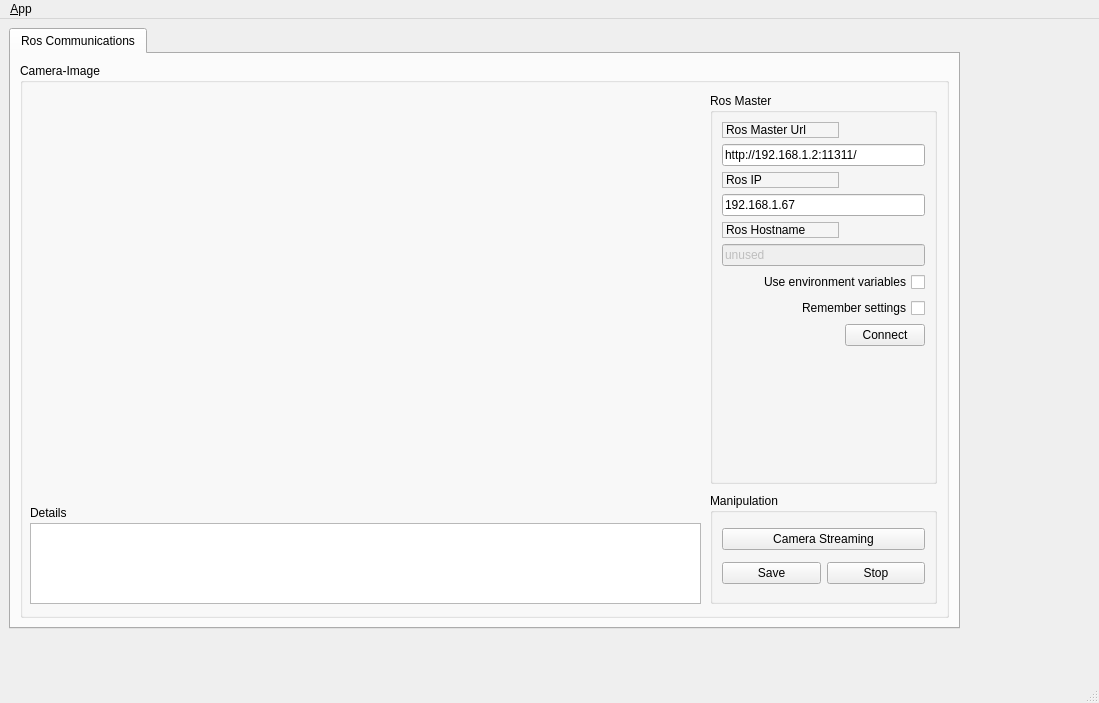
<?xml version="1.0" encoding="UTF-8"?>
<ui version="4.0">
 <class>MainWindowDesign</class>
 <widget class="QMainWindow" name="MainWindowDesign">
  <property name="geometry">
   <rect>
    <x>0</x>
    <y>0</y>
    <width>1099</width>
    <height>703</height>
   </rect>
  </property>
  <property name="windowTitle">
   <string>QRosApp</string>
  </property>
  <property name="windowIcon">
   <iconset resource="../resources/images.qrc">
    <normaloff>:/images/icon.png</normaloff>:/images/icon.png</iconset>
  </property>
  <property name="locale">
   <locale language="English" country="Australia"/>
  </property>
  <widget class="QWidget" name="centralwidget">
   <widget class="QTabWidget" name="tab_manager">
    <property name="geometry">
     <rect>
      <x>9</x>
      <y>9</y>
      <width>951</width>
      <height>601</height>
     </rect>
    </property>
    <property name="minimumSize">
     <size>
      <width>100</width>
      <height>0</height>
     </size>
    </property>
    <property name="locale">
     <locale language="English" country="Australia"/>
    </property>
    <property name="currentIndex">
     <number>0</number>
    </property>
    <widget class="QWidget" name="tab_status">
     <attribute name="title">
      <string>Ros Communications</string>
     </attribute>
     <layout class="QVBoxLayout" name="verticalLayout_2">
      <item>
       <widget class="QGroupBox" name="groupBox_12">
        <property name="sizePolicy">
         <sizepolicy hsizetype="MinimumExpanding" vsizetype="Preferred">
          <horstretch>0</horstretch>
          <verstretch>0</verstretch>
         </sizepolicy>
        </property>
        <property name="title">
         <string>Camera-Image</string>
        </property>
        <widget class="QListView" name="view_logging">
         <property name="geometry">
          <rect>
           <x>10</x>
           <y>460</y>
           <width>671</width>
           <height>81</height>
          </rect>
         </property>
        </widget>
        <widget class="QLabel" name="label_4">
         <property name="geometry">
          <rect>
           <x>10</x>
           <y>440</y>
           <width>101</width>
           <height>20</height>
          </rect>
         </property>
         <property name="text">
          <string>Details</string>
         </property>
        </widget>
        <widget class="QGroupBox" name="groupBox_2">
         <property name="geometry">
          <rect>
           <x>690</x>
           <y>30</y>
           <width>227</width>
           <height>391</height>
          </rect>
         </property>
         <property name="title">
          <string>Ros Master</string>
         </property>
         <layout class="QGridLayout" name="gridLayout">
          <item row="5" column="0" colspan="2">
           <widget class="QLineEdit" name="line_edit_topic">
            <property name="enabled">
             <bool>false</bool>
            </property>
            <property name="text">
             <string>unused</string>
            </property>
           </widget>
          </item>
          <item row="9" column="1">
           <widget class="QPushButton" name="button_connect">
            <property name="enabled">
             <bool>true</bool>
            </property>
            <property name="sizePolicy">
             <sizepolicy hsizetype="MinimumExpanding" vsizetype="Fixed">
              <horstretch>0</horstretch>
              <verstretch>0</verstretch>
             </sizepolicy>
            </property>
            <property name="toolTip">
             <string>Set the target to the current joint trajectory state.</string>
            </property>
            <property name="statusTip">
             <string>Clear all waypoints and set the target to the current joint trajectory state.</string>
            </property>
            <property name="text">
             <string>Connect</string>
            </property>
           </widget>
          </item>
          <item row="6" column="0" colspan="2">
           <widget class="QCheckBox" name="checkbox_use_environment">
            <property name="layoutDirection">
             <enum>Qt::RightToLeft</enum>
            </property>
            <property name="text">
             <string>Use environment variables</string>
            </property>
           </widget>
          </item>
          <item row="7" column="0" colspan="2">
           <widget class="QCheckBox" name="checkbox_remember_settings">
            <property name="layoutDirection">
             <enum>Qt::RightToLeft</enum>
            </property>
            <property name="text">
             <string>Remember settings</string>
            </property>
           </widget>
          </item>
          <item row="1" column="0" colspan="2">
           <widget class="QLineEdit" name="line_edit_master">
            <property name="text">
             <string>http://192.168.1.2:11311/</string>
            </property>
           </widget>
          </item>
          <item row="4" column="0">
           <widget class="QLabel" name="label_3">
            <property name="frameShape">
             <enum>QFrame::StyledPanel</enum>
            </property>
            <property name="frameShadow">
             <enum>QFrame::Raised</enum>
            </property>
            <property name="text">
             <string>Ros Hostname</string>
            </property>
           </widget>
          </item>
          <item row="9" column="0">
           <spacer name="horizontalSpacer">
            <property name="orientation">
             <enum>Qt::Horizontal</enum>
            </property>
            <property name="sizeHint" stdset="0">
             <size>
              <width>170</width>
              <height>21</height>
             </size>
            </property>
           </spacer>
          </item>
          <item row="10" column="0">
           <spacer name="verticalSpacer">
            <property name="orientation">
             <enum>Qt::Vertical</enum>
            </property>
            <property name="sizeHint" stdset="0">
             <size>
              <width>20</width>
              <height>40</height>
             </size>
            </property>
           </spacer>
          </item>
          <item row="0" column="0">
           <widget class="QLabel" name="label_1">
            <property name="frameShape">
             <enum>QFrame::StyledPanel</enum>
            </property>
            <property name="frameShadow">
             <enum>QFrame::Raised</enum>
            </property>
            <property name="text">
             <string>Ros Master Url</string>
            </property>
           </widget>
          </item>
          <item row="2" column="0">
           <widget class="QLabel" name="label_2">
            <property name="frameShape">
             <enum>QFrame::StyledPanel</enum>
            </property>
            <property name="frameShadow">
             <enum>QFrame::Raised</enum>
            </property>
            <property name="text">
             <string>Ros IP</string>
            </property>
           </widget>
          </item>
          <item row="3" column="0" colspan="2">
           <widget class="QLineEdit" name="line_edit_host">
            <property name="text">
             <string>192.168.1.67</string>
            </property>
           </widget>
          </item>
         </layout>
        </widget>
        <widget class="QGroupBox" name="groupBox_3">
         <property name="geometry">
          <rect>
           <x>690</x>
           <y>430</y>
           <width>227</width>
           <height>111</height>
          </rect>
         </property>
         <property name="title">
          <string>Manipulation</string>
         </property>
         <layout class="QGridLayout" name="gridLayout_2">
          <item row="2" column="1">
           <widget class="QPushButton" name="pushButton_stop">
            <property name="text">
             <string>Stop</string>
            </property>
           </widget>
          </item>
          <item row="1" column="0" colspan="2">
           <widget class="QPushButton" name="pushButton_start">
            <property name="text">
             <string>Camera Streaming</string>
            </property>
           </widget>
          </item>
          <item row="2" column="0">
           <widget class="QPushButton" name="pushButton_save">
            <property name="sizePolicy">
             <sizepolicy hsizetype="Minimum" vsizetype="Maximum">
              <horstretch>0</horstretch>
              <verstretch>0</verstretch>
             </sizepolicy>
            </property>
            <property name="text">
             <string>Save</string>
            </property>
           </widget>
          </item>
         </layout>
        </widget>
        <widget class="CameraWidget" name="image_widget" native="true">
         <property name="geometry">
          <rect>
           <x>10</x>
           <y>40</y>
           <width>671</width>
           <height>391</height>
          </rect>
         </property>
        </widget>
       </widget>
      </item>
     </layout>
    </widget>
   </widget>
  </widget>
  <widget class="QMenuBar" name="menubar">
   <property name="geometry">
    <rect>
     <x>0</x>
     <y>0</y>
     <width>1099</width>
     <height>28</height>
    </rect>
   </property>
   <widget class="QMenu" name="menu_File">
    <property name="title">
     <string>&amp;App</string>
    </property>
    <addaction name="action_Preferences"/>
    <addaction name="separator"/>
    <addaction name="actionAbout"/>
    <addaction name="actionAbout_Qt"/>
    <addaction name="separator"/>
    <addaction name="action_Quit"/>
   </widget>
   <addaction name="menu_File"/>
  </widget>
  <widget class="QStatusBar" name="statusbar"/>
  <action name="action_Quit">
   <property name="text">
    <string>&amp;Quit</string>
   </property>
   <property name="shortcut">
    <string>Ctrl+Q</string>
   </property>
   <property name="shortcutContext">
    <enum>Qt::ApplicationShortcut</enum>
   </property>
  </action>
  <action name="action_Preferences">
   <property name="text">
    <string>&amp;Preferences</string>
   </property>
  </action>
  <action name="actionAbout">
   <property name="text">
    <string>&amp;About</string>
   </property>
  </action>
  <action name="actionAbout_Qt">
   <property name="text">
    <string>About &amp;Qt</string>
   </property>
  </action>
 </widget>
 <customwidgets>
  <customwidget>
   <class>CameraWidget</class>
   <extends>QWidget</extends>
   <header location="global">image_widget.h</header>
   <container>1</container>
  </customwidget>
 </customwidgets>
 <resources>
  <include location="../resources/images.qrc"/>
 </resources>
 <connections>
  <connection>
   <sender>action_Quit</sender>
   <signal>triggered()</signal>
   <receiver>MainWindowDesign</receiver>
   <slot>close()</slot>
   <hints>
    <hint type="sourcelabel">
     <x>-1</x>
     <y>-1</y>
    </hint>
    <hint type="destinationlabel">
     <x>399</x>
     <y>299</y>
    </hint>
   </hints>
  </connection>
 </connections>
</ui>
